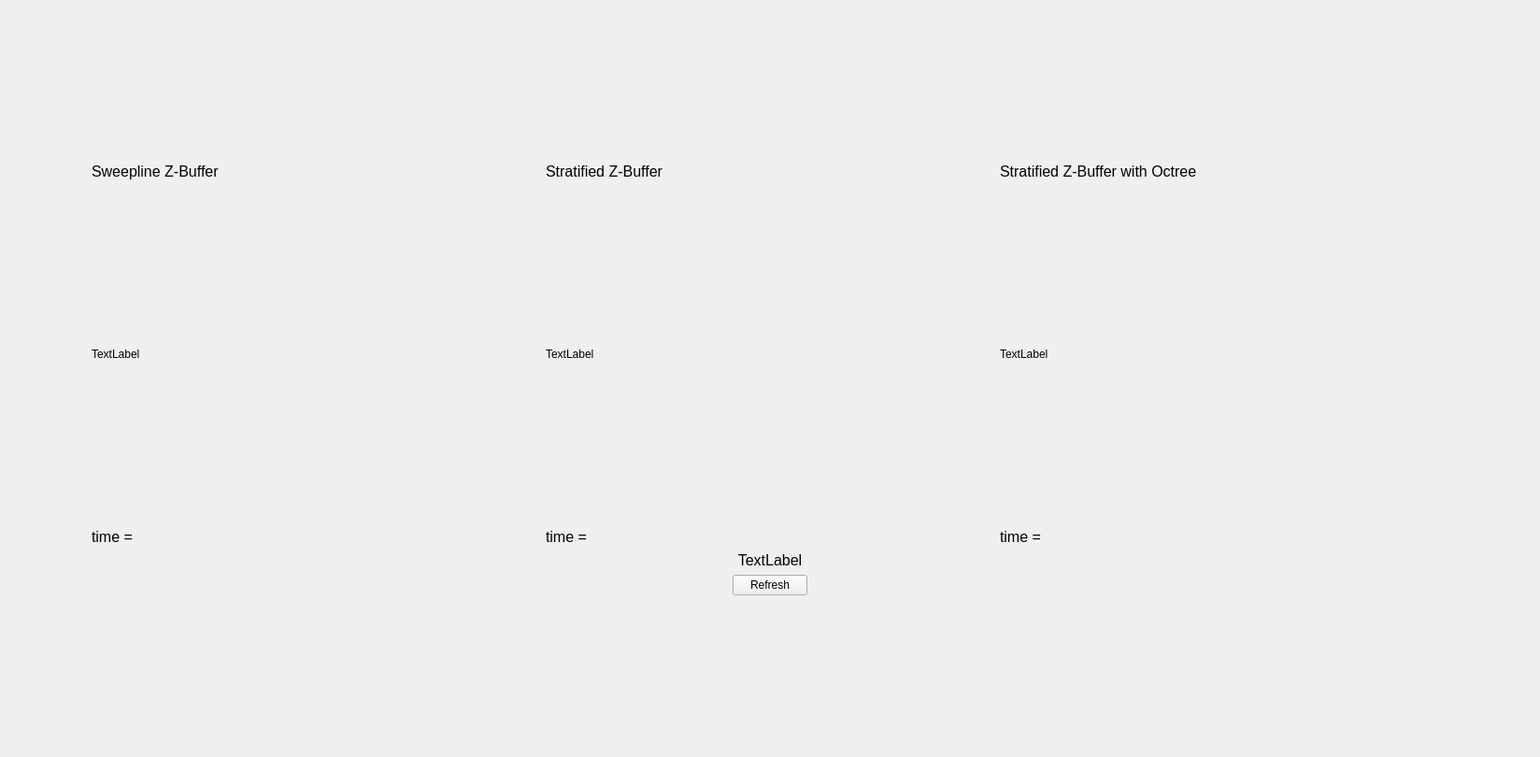
<?xml version="1.0" encoding="UTF-8"?>
<ui version="4.0">
 <class>SoftRenderWidget</class>
 <widget class="QWidget" name="SoftRenderWidget">
  <property name="geometry">
   <rect>
    <x>0</x>
    <y>0</y>
    <width>1648</width>
    <height>810</height>
   </rect>
  </property>
  <property name="windowTitle">
   <string>Form</string>
  </property>
  <layout class="QVBoxLayout" name="verticalLayout_4">
   <item>
    <spacer name="verticalSpacer">
     <property name="orientation">
      <enum>Qt::Vertical</enum>
     </property>
     <property name="sizeHint" stdset="0">
      <size>
       <width>20</width>
       <height>161</height>
      </size>
     </property>
    </spacer>
   </item>
   <item>
    <layout class="QHBoxLayout" name="horizontalLayout">
     <item>
      <spacer name="horizontalSpacer">
       <property name="orientation">
        <enum>Qt::Horizontal</enum>
       </property>
       <property name="sizeHint" stdset="0">
        <size>
         <width>40</width>
         <height>20</height>
        </size>
       </property>
      </spacer>
     </item>
     <item>
      <layout class="QVBoxLayout" name="verticalLayout">
       <item>
        <widget class="QLabel" name="label_4">
         <property name="font">
          <font>
           <pointsize>12</pointsize>
          </font>
         </property>
         <property name="text">
          <string>Sweepline Z-Buffer</string>
         </property>
        </widget>
       </item>
       <item>
        <widget class="mcl::clickableLabel" name="label_sweep">
         <property name="sizePolicy">
          <sizepolicy hsizetype="Fixed" vsizetype="Fixed">
           <horstretch>0</horstretch>
           <verstretch>0</verstretch>
          </sizepolicy>
         </property>
         <property name="minimumSize">
          <size>
           <width>480</width>
           <height>360</height>
          </size>
         </property>
         <property name="maximumSize">
          <size>
           <width>480</width>
           <height>360</height>
          </size>
         </property>
         <property name="text">
          <string>TextLabel</string>
         </property>
        </widget>
       </item>
       <item>
        <widget class="QLabel" name="label_sweep_t">
         <property name="font">
          <font>
           <pointsize>12</pointsize>
          </font>
         </property>
         <property name="text">
          <string>time = </string>
         </property>
        </widget>
       </item>
      </layout>
     </item>
     <item>
      <layout class="QVBoxLayout" name="verticalLayout_2">
       <item>
        <widget class="QLabel" name="label_5">
         <property name="font">
          <font>
           <pointsize>12</pointsize>
          </font>
         </property>
         <property name="text">
          <string>Stratified Z-Buffer</string>
         </property>
        </widget>
       </item>
       <item>
        <widget class="mcl::clickableLabel" name="label_strati">
         <property name="sizePolicy">
          <sizepolicy hsizetype="Fixed" vsizetype="Fixed">
           <horstretch>0</horstretch>
           <verstretch>0</verstretch>
          </sizepolicy>
         </property>
         <property name="minimumSize">
          <size>
           <width>480</width>
           <height>360</height>
          </size>
         </property>
         <property name="maximumSize">
          <size>
           <width>480</width>
           <height>360</height>
          </size>
         </property>
         <property name="text">
          <string>TextLabel</string>
         </property>
        </widget>
       </item>
       <item>
        <widget class="QLabel" name="label_starti_t">
         <property name="font">
          <font>
           <pointsize>12</pointsize>
          </font>
         </property>
         <property name="text">
          <string>time = </string>
         </property>
        </widget>
       </item>
      </layout>
     </item>
     <item>
      <layout class="QVBoxLayout" name="verticalLayout_3">
       <item>
        <widget class="QLabel" name="label_6">
         <property name="font">
          <font>
           <pointsize>12</pointsize>
          </font>
         </property>
         <property name="text">
          <string>Stratified Z-Buffer with Octree</string>
         </property>
        </widget>
       </item>
       <item>
        <widget class="mcl::clickableLabel" name="label_stratioc">
         <property name="sizePolicy">
          <sizepolicy hsizetype="Fixed" vsizetype="Fixed">
           <horstretch>0</horstretch>
           <verstretch>0</verstretch>
          </sizepolicy>
         </property>
         <property name="minimumSize">
          <size>
           <width>480</width>
           <height>360</height>
          </size>
         </property>
         <property name="maximumSize">
          <size>
           <width>480</width>
           <height>360</height>
          </size>
         </property>
         <property name="text">
          <string>TextLabel</string>
         </property>
        </widget>
       </item>
       <item>
        <widget class="QLabel" name="label_stratioc_t">
         <property name="font">
          <font>
           <pointsize>12</pointsize>
          </font>
         </property>
         <property name="text">
          <string>time = </string>
         </property>
        </widget>
       </item>
      </layout>
     </item>
     <item>
      <spacer name="horizontalSpacer_2">
       <property name="orientation">
        <enum>Qt::Horizontal</enum>
       </property>
       <property name="sizeHint" stdset="0">
        <size>
         <width>40</width>
         <height>20</height>
        </size>
       </property>
      </spacer>
     </item>
    </layout>
   </item>
   <item>
    <widget class="QLabel" name="label">
     <property name="font">
      <font>
       <pointsize>12</pointsize>
      </font>
     </property>
     <property name="text">
      <string>TextLabel</string>
     </property>
     <property name="alignment">
      <set>Qt::AlignCenter</set>
     </property>
    </widget>
   </item>
   <item>
    <layout class="QHBoxLayout" name="horizontalLayout_2">
     <item>
      <spacer name="horizontalSpacer_3">
       <property name="orientation">
        <enum>Qt::Horizontal</enum>
       </property>
       <property name="sizeHint" stdset="0">
        <size>
         <width>40</width>
         <height>20</height>
        </size>
       </property>
      </spacer>
     </item>
     <item>
      <widget class="QPushButton" name="pushButton">
       <property name="text">
        <string>Refresh</string>
       </property>
      </widget>
     </item>
     <item>
      <spacer name="horizontalSpacer_4">
       <property name="orientation">
        <enum>Qt::Horizontal</enum>
       </property>
       <property name="sizeHint" stdset="0">
        <size>
         <width>40</width>
         <height>20</height>
        </size>
       </property>
      </spacer>
     </item>
    </layout>
   </item>
   <item>
    <spacer name="verticalSpacer_2">
     <property name="orientation">
      <enum>Qt::Vertical</enum>
     </property>
     <property name="sizeHint" stdset="0">
      <size>
       <width>20</width>
       <height>162</height>
      </size>
     </property>
    </spacer>
   </item>
  </layout>
 </widget>
 <customwidgets>
  <customwidget>
   <class>mcl::clickableLabel</class>
   <extends>QLabel</extends>
   <header>SoftRenderWidget.h</header>
  </customwidget>
 </customwidgets>
 <resources/>
 <connections/>
</ui>
